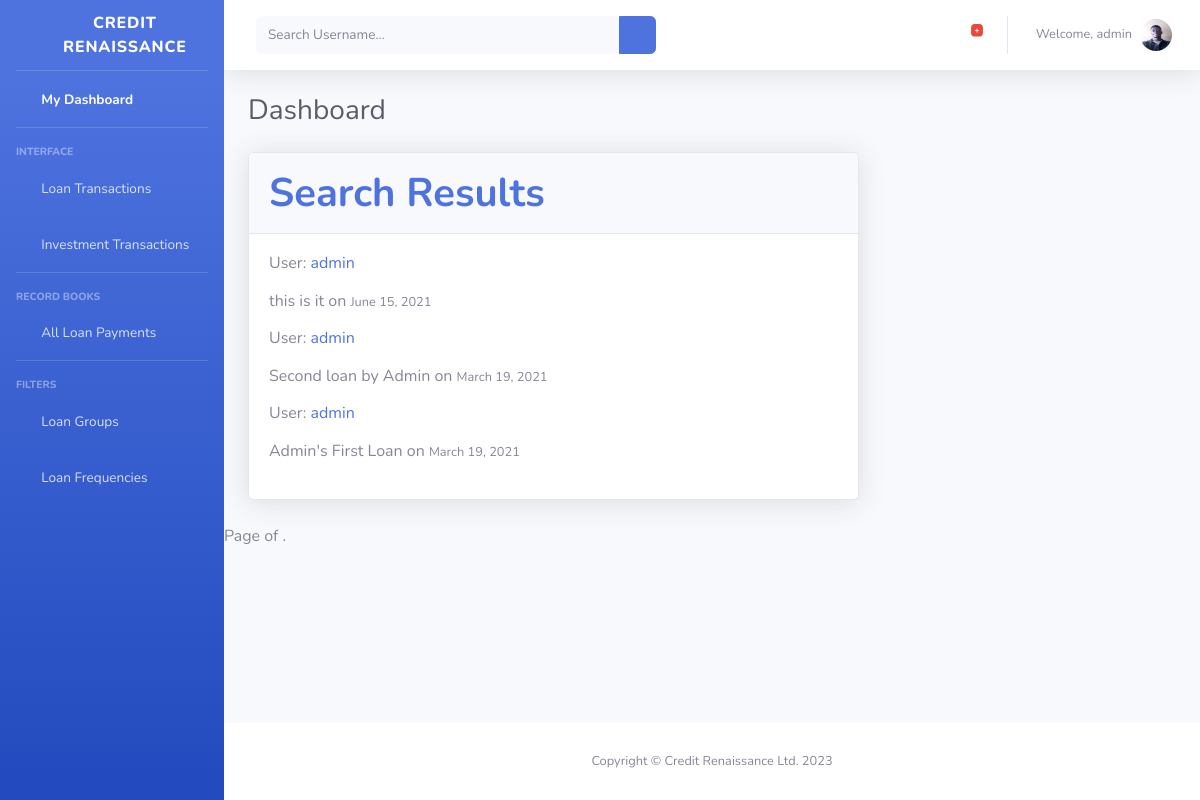
The page /user_search/ on the database its author committed.
### users/models.py (models this page shows, shortened)
class Profile(models.Model):
	gender = (
			('Select Gender', 'Select Gender'),
			('Male','Male'),
			('Female','Female'),
		)
	user = models.OneToOneField(User, on_delete=models.CASCADE)
	image = models.ImageField(default='default.jpeg', upload_to='profile_pics')
	gender = models.CharField(max_length=30, choices=gender, default='Select Gender')
	bvn = models.CharField(max_length=30,  default=000)
	bank = models.CharField(max_length=30, default='State Your Bank')
	phone_no = models.CharField(max_length=30, default=0)
	address = models.TextField(max_length=150, default='my address')
	account_no = models.CharField(max_length=30,  default=000)
	guarantor = models.CharField(max_length=30, default='guarantor name')
	guarantor_phone_no = models.CharField(max_length=30, default=0)

### loan/models.py (models this page shows, shortened)
class Loan(models.Model):
	LOAN_STATUS = (
		('Complete', 'Complete'),
		('Incomplete', 'Incomplete'),
		)
	LOAN_REQUEST = (
			('Unapproved','Unapproved'),
			('Pending','Pending'),
			('Approved','Approved')
		)
	title = models.CharField(max_length=30, null='blank')
	slug = models.SlugField(max_length=200, default='title')
	start_date = models.DateTimeField(auto_now_add=True)
	end_date = models.DateTimeField(auto_now=True)
	principal = models.IntegerField(null='blank', default=100000)
	balance = models.FloatField(null='blank', default=100000)
	interest_rate = models.FloatField(default=0.1)
	tot_principal = models.CharField(max_length=30, null='blank')
	tot_interest = models.FloatField(max_length=30, null='blank', default=0.0)
	loan_duration = models.IntegerField( default=6)
	payment_status = models.CharField(max_length=30, choices=LOAN_STATUS, default='Incomplete')
	loan_request = models.CharField(max_length=30, choices=LOAN_REQUEST, default='Pending')
	group = models.ForeignKey(Group, null='blank', blank=True, on_delete=models.CASCADE, default=2,
							 related_name='batches')
	owner = models.ForeignKey(User, null='blank', on_delete=models.CASCADE,related_name='borrowers')
	description = models.TextField()
	frequency = models.IntegerField(null='blank', default=6)
	class Meta:
		ordering = ('-start_date',)
		index_together = (('id', 'slug'),)

### loan/views.py (the view)
# urls.py: path('user_search/', SearchListView.as_view(), name='search-index'),
class SearchListView(ListView):
    model = Loan
    context_object_name = 'search_results'
    template_name = 'loan/user_search.html'
    paginate_by = 1
    def get_context_data(self, **kwargs):
    	context = super().get_context_data(**kwargs)
    	query = self.request.GET.get('q', '')
    	searched_user = User.objects.filter(username__contains=query).first()
    	user = get_object_or_404(User, username=searched_user)
    	context['search_results'] = Loan.objects.filter(owner=user.id).order_by('-start_date')
    	context['user'] = user
    	return context

### loan/templates/loan/user_search.html (shortened to what this page needs)
{% extends 'loan/base.html' %}
{% block content %}
        <div id="content-wrapper" class="d-flex flex-column">
            <div id="content">
                 {% include 'loan/nav.html' %}
                <div class="container-fluid">
                    <div class="d-sm-flex align-items-center justify-content-between mb-4">
                        <h1 class="h3 mb-0 text-gray-800">Dashboard</h1>
                    </div>
                    <div class="row">
                        <div class="col-xl-8 col-lg-7">
                            <div class="card shadow mb-4">
                                <div
                                    class="card-header py-3 d-flex flex-row align-items-center justify-content-between">
                                    <h1 class="m-0 font-weight-bold text-primary">Search Results</h1>
                                    <div class="dropdown no-arrow">
                                        <a class="dropdown-toggle" href="#" role="button" id="dropdownMenuLink"
                                            data-toggle="dropdown" aria-haspopup="true" aria-expanded="false">
                                            <i class="fas fa-ellipsis-v fa-sm fa-fw text-gray-400"></i>
                                        </a>
                                    </div>
                                </div>
                                <div class="card-body">
                                    {% for userloan in search_results %}
                                        <div>
                                            <h6 class="mb-3">
                                                User: <a class="mr-2" href="{% url 'user-loans' userloan.owner.username %}">{{ userloan.owner }}</a>
                                            </h6>
                                            <article class="media content-section">
                                                <div class="media-body">
                                                    <div class="article-metadata">
                                                        <p>
                                                            {{userloan.description}} on
                                                            <small class="text-muted">{{ userloan.start_date|date:'F d, Y'}}</small>
                                                        </p>
                                                    </div>
                                                </div>
                                            </article>
                                        </div>
                                        {% empty %}
                                            <div>
                                                <h3>Oops! Username doesn't exist. </h3>
                                            </div>
                                    {% endfor %}
                                </div>
                            </div>
                        </div>
                    </div>
                </div>
                {% include "loan/pagination.html" with page=loans %}
            </div>
            {% include 'loan/footer.html' %}
        </div>
    </div>
{% endblock content %}

### loan/templates/loan/nav.html (shortened to what this page needs)
 <nav class="navbar navbar-expand navbar-light bg-white topbar mb-4 static-top shadow">
    <form action="{% url 'search-index' %}" method="GET"
        class="d-none d-sm-inline-block form-inline mr-auto ml-md-3 my-2 my-md-0 mw-100 navbar-search">
        <div class="input-group">
            <input type="text" name="q" class="form-control bg-light border-0 small" placeholder="Search Username..."
                aria-label="Search" aria-describedby="basic-addon2">
            <div class="input-group-append">
                <button class="btn btn-primary" type="submit">
                    <i class="fas fa-search fa-sm"></i>
                </button>
            </div>
        </div>
    </form>
    <ul class="navbar-nav ml-auto">
        <li class="nav-item dropdown no-arrow mx-1">
            <a class="nav-link dropdown-toggle" href="#" id="alertsDropdown" role="button"
                data-toggle="dropdown" aria-haspopup="true" aria-expanded="false">
                <i class="fas fa-bell fa-fw"></i>
                <span class="badge badge-danger badge-counter">{{ pending_loans }}+</span>
            </a>
        </li>
        <li class="nav-item dropdown no-arrow">
            <a class="nav-link dropdown-toggle" href="#" id="userDropdown" role="button"
                data-toggle="dropdown" aria-haspopup="true" aria-expanded="false">
                <span class="mr-2 d-none d-lg-inline text-gray-600 small">Welcome, {{ user }}</span>
                    <img class="img-profile rounded-circle" src="{{ user.profile.image.url }}" alt="profile pic">
            </a>
        </li>
    </ul>
</nav>

### rows shown on the page
Loan: owner "admin", description "this is it", start_date "June 15, 2021"
Loan: owner "admin", description "Second loan by Admin", start_date "March 19, 2021"
Loan: owner "admin", description "Admin's First Loan", start_date "March 19, 2021"

### other values the page prints
{{ user }} "admin"
